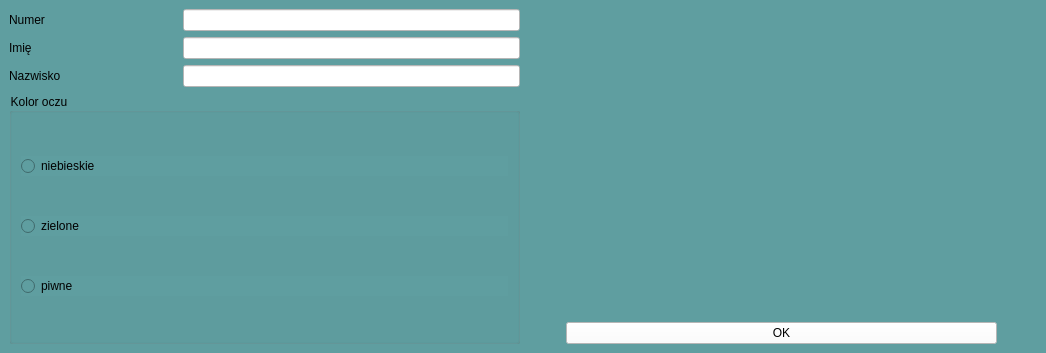
<?xml version="1.0" encoding="UTF-8"?>
<ui version="4.0">
 <class>MainWindow</class>
 <widget class="QMainWindow" name="MainWindow">
  <property name="geometry">
   <rect>
    <x>0</x>
    <y>0</y>
    <width>1046</width>
    <height>353</height>
   </rect>
  </property>
  <property name="windowTitle">
   <string>MainWindow</string>
  </property>
  <widget class="QWidget" name="centralwidget">
   <property name="styleSheet">
    <string notr="true">background-color: #5F9EA0</string>
   </property>
   <layout class="QHBoxLayout" name="horizontalLayout" stretch="1,1">
    <item>
     <layout class="QVBoxLayout" name="verticalLayout" stretch="2,2,2,1">
      <item>
       <layout class="QHBoxLayout" name="horizontalLayout_4" stretch="1,2">
        <item>
         <widget class="QLabel" name="label">
          <property name="text">
           <string>Numer</string>
          </property>
         </widget>
        </item>
        <item>
         <widget class="QLineEdit" name="lineEdit">
          <property name="sizePolicy">
           <sizepolicy hsizetype="Preferred" vsizetype="Fixed">
            <horstretch>0</horstretch>
            <verstretch>0</verstretch>
           </sizepolicy>
          </property>
          <property name="styleSheet">
           <string notr="true">background-color: #FFFFFF</string>
          </property>
         </widget>
        </item>
       </layout>
      </item>
      <item>
       <layout class="QHBoxLayout" name="horizontalLayout_3" stretch="1,2">
        <item>
         <widget class="QLabel" name="label_2">
          <property name="text">
           <string>Imię</string>
          </property>
         </widget>
        </item>
        <item>
         <widget class="QLineEdit" name="lineEdit_2">
          <property name="sizePolicy">
           <sizepolicy hsizetype="Preferred" vsizetype="Fixed">
            <horstretch>0</horstretch>
            <verstretch>0</verstretch>
           </sizepolicy>
          </property>
          <property name="styleSheet">
           <string notr="true">background-color: #FFFFFF</string>
          </property>
         </widget>
        </item>
       </layout>
      </item>
      <item>
       <layout class="QHBoxLayout" name="horizontalLayout_2" stretch="1,2">
        <item>
         <widget class="QLabel" name="label_3">
          <property name="text">
           <string>Nazwisko</string>
          </property>
         </widget>
        </item>
        <item>
         <widget class="QLineEdit" name="lineEdit_3">
          <property name="sizePolicy">
           <sizepolicy hsizetype="Preferred" vsizetype="Fixed">
            <horstretch>0</horstretch>
            <verstretch>0</verstretch>
           </sizepolicy>
          </property>
          <property name="styleSheet">
           <string notr="true">background-color: #FFFFFF</string>
          </property>
         </widget>
        </item>
       </layout>
      </item>
      <item>
       <widget class="QGroupBox" name="groupBox">
        <property name="title">
         <string>Kolor oczu</string>
        </property>
        <layout class="QVBoxLayout" name="verticalLayout_3">
         <item>
          <widget class="QRadioButton" name="radioButton">
           <property name="styleSheet">
            <string notr="true"/>
           </property>
           <property name="text">
            <string>niebieskie</string>
           </property>
          </widget>
         </item>
         <item>
          <widget class="QRadioButton" name="radioButton_2">
           <property name="text">
            <string>zielone</string>
           </property>
          </widget>
         </item>
         <item>
          <widget class="QRadioButton" name="radioButton_3">
           <property name="text">
            <string>piwne</string>
           </property>
          </widget>
         </item>
        </layout>
       </widget>
      </item>
     </layout>
    </item>
    <item>
     <layout class="QVBoxLayout" name="verticalLayout_2" stretch="4,1">
      <item>
       <layout class="QHBoxLayout" name="horizontalLayout_5">
        <item>
         <spacer name="horizontalSpacer_4">
          <property name="orientation">
           <enum>Qt::Orientation::Horizontal</enum>
          </property>
          <property name="sizeHint" stdset="0">
           <size>
            <width>40</width>
            <height>20</height>
           </size>
          </property>
         </spacer>
        </item>
        <item>
         <widget class="QLabel" name="label_4">
          <property name="text">
           <string/>
          </property>
          <property name="pixmap">
           <pixmap resource="images.qrc">:/new/prefix1/000-zdjecie.jpg</pixmap>
          </property>
          <property name="scaledContents">
           <bool>true</bool>
          </property>
          <property name="alignment">
           <set>Qt::AlignmentFlag::AlignCenter</set>
          </property>
         </widget>
        </item>
        <item>
         <spacer name="horizontalSpacer_3">
          <property name="orientation">
           <enum>Qt::Orientation::Horizontal</enum>
          </property>
          <property name="sizeType">
           <enum>QSizePolicy::Policy::Expanding</enum>
          </property>
          <property name="sizeHint" stdset="0">
           <size>
            <width>40</width>
            <height>20</height>
           </size>
          </property>
         </spacer>
        </item>
        <item>
         <widget class="QLabel" name="label_5">
          <property name="text">
           <string/>
          </property>
          <property name="pixmap">
           <pixmap resource="images.qrc">:/new/prefix1/000-odcisk.jpg</pixmap>
          </property>
          <property name="scaledContents">
           <bool>true</bool>
          </property>
          <property name="alignment">
           <set>Qt::AlignmentFlag::AlignCenter</set>
          </property>
         </widget>
        </item>
        <item>
         <spacer name="horizontalSpacer_5">
          <property name="orientation">
           <enum>Qt::Orientation::Horizontal</enum>
          </property>
          <property name="sizeHint" stdset="0">
           <size>
            <width>40</width>
            <height>20</height>
           </size>
          </property>
         </spacer>
        </item>
       </layout>
      </item>
      <item>
       <layout class="QHBoxLayout" name="horizontalLayout_6">
        <item>
         <spacer name="horizontalSpacer_2">
          <property name="orientation">
           <enum>Qt::Orientation::Horizontal</enum>
          </property>
          <property name="sizeType">
           <enum>QSizePolicy::Policy::Fixed</enum>
          </property>
          <property name="sizeHint" stdset="0">
           <size>
            <width>40</width>
            <height>20</height>
           </size>
          </property>
         </spacer>
        </item>
        <item>
         <widget class="QPushButton" name="pushButton">
          <property name="styleSheet">
           <string notr="true">background-color: #FFFFFF</string>
          </property>
          <property name="text">
           <string>OK</string>
          </property>
         </widget>
        </item>
        <item>
         <spacer name="horizontalSpacer">
          <property name="orientation">
           <enum>Qt::Orientation::Horizontal</enum>
          </property>
          <property name="sizeType">
           <enum>QSizePolicy::Policy::Fixed</enum>
          </property>
          <property name="sizeHint" stdset="0">
           <size>
            <width>40</width>
            <height>20</height>
           </size>
          </property>
         </spacer>
        </item>
       </layout>
      </item>
     </layout>
    </item>
   </layout>
  </widget>
 </widget>
 <resources>
  <include location="images.qrc"/>
 </resources>
 <connections/>
</ui>
